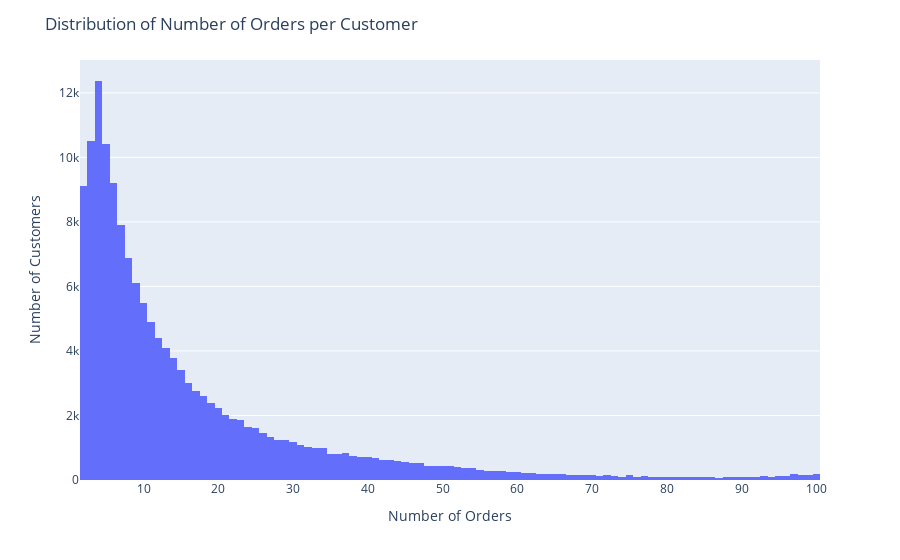

Notebook code for this chart:
### Markdown cell above
<h1>[B]2.</h1>

> Plot the distribution for the number of orders that customers place (e.g. how many customers placed only 1 order, how many placed only 2, how many only 3, and so on…).

### Code cell
import pandas as pd
import plotly_express as px

# df_instacart_orders
# 'order_number' == 'number_of_orders_placed'

# count the number of orders per user
order_counts = df_instacart_orders.groupby('user_id')['number_of_orders_placed'].max().reset_index()
order_counts.columns = ['user_id', 'number_of_orders_placed']

fig = px.histogram(order_counts, 
                   x='number_of_orders_placed', 
                   labels={'number_of_orders_placed'})

fig.update_layout(xaxis_title='Number of Orders',
                yaxis_title = 'Number of Customers',
                title='Distribution of Number of Orders per Customer')

fig.show()

### Figure 1 — Plotly figure (JSON) as saved in the notebook; plotly's stock layout.template omitted (floating-point values rounded to 4 significant figures; data arrays with more than 128 entries replaced by an {"elided": "..."} marker saying what was removed)
{"data": [{"alignmentgroup": "True", "bingroup": "x", "hovertemplate": "number_of_orders_placed=%{x}<br>count=%{y}<extra></extra>", "legendgroup": "", "marker": {"color": "#636efa", "pattern": {"shape": ""}}, "name": "", "offsetgroup": "", "orientation": "v", "showlegend": false, "type": "histogram", "x": {"elided": "149597 int values"}, "xaxis": "x", "yaxis": "y"}], "layout": {"barmode": "relative", "legend": {"tracegroupgap": 0}, "margin": {"t": 60}, "title": {"text": "Distribution of Number of Orders per Customer"}, "xaxis": {"anchor": "y", "domain": [0, 1], "title": {"text": "Number of Orders"}}, "yaxis": {"anchor": "x", "domain": [0, 1], "title": {"text": "Number of Customers"}}}}
